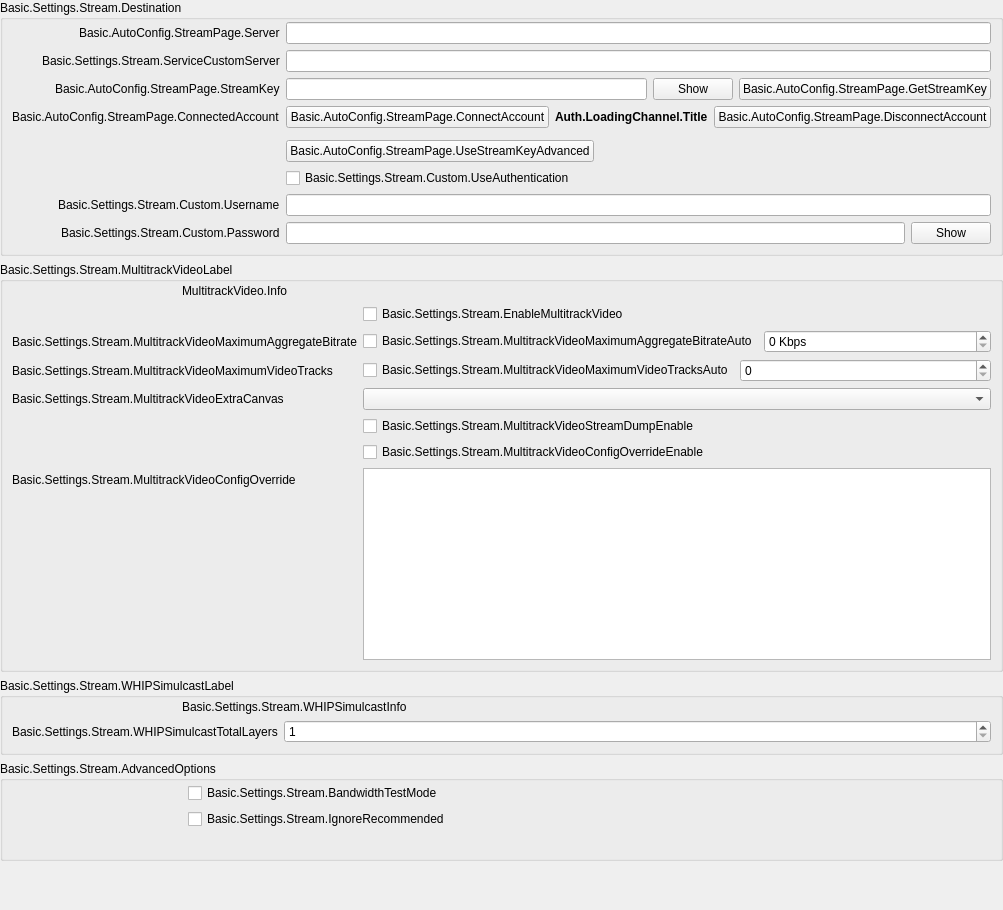
            <widget class="QWidget" name="streamKeyPage">
             <property name="geometry">
              <rect>
               <x>0</x>
               <y>0</y>
               <width>987</width>
               <height>910</height>
              </rect>
             </property>
             <layout class="QVBoxLayout" name="streamkeyPageLayout">
              <property name="leftMargin">
               <number>0</number>
              </property>
              <property name="topMargin">
               <number>0</number>
              </property>
              <property name="rightMargin">
               <number>0</number>
              </property>
              <property name="bottomMargin">
               <number>0</number>
              </property>
              <item>
               <widget class="QGroupBox" name="destinationGroupBox">
                <property name="title">
                 <string>Basic.Settings.Stream.Destination</string>
                </property>
                <layout class="QFormLayout" name="destinationLayout">
                 <property name="fieldGrowthPolicy">
                  <enum>QFormLayout::FieldGrowthPolicy::AllNonFixedFieldsGrow</enum>
                 </property>
                 <property name="labelAlignment">
                  <set>Qt::AlignmentFlag::AlignRight|Qt::AlignmentFlag::AlignTrailing|Qt::AlignmentFlag::AlignVCenter</set>
                 </property>
                 <property name="leftMargin">
                  <number>9</number>
                 </property>
                 <property name="topMargin">
                  <number>2</number>
                 </property>
                 <property name="rightMargin">
                  <number>9</number>
                 </property>
                 <property name="bottomMargin">
                  <number>9</number>
                 </property>
                 <item row="0" column="0">
                  <widget class="QLabel" name="serverLabel">
                   <property name="text">
                    <string>Basic.AutoConfig.StreamPage.Server</string>
                   </property>
                  </widget>
                 </item>
                 <item row="0" column="1">
                  <widget class="QStackedWidget" name="serverStackedWidget">
                   <property name="sizePolicy">
                    <sizepolicy hsizetype="Preferred" vsizetype="Maximum">
                     <horstretch>0</horstretch>
                     <verstretch>0</verstretch>
                    </sizepolicy>
                   </property>
                   <property name="currentIndex">
                    <number>1</number>
                   </property>
                   <widget class="QWidget" name="servicePage">
                    <layout class="QHBoxLayout" name="horizontalLayout_21">
                     <property name="leftMargin">
                      <number>0</number>
                     </property>
                     <property name="topMargin">
                      <number>0</number>
                     </property>
                     <property name="rightMargin">
                      <number>0</number>
                     </property>
                     <property name="bottomMargin">
                      <number>0</number>
                     </property>
                     <item>
                      <widget class="QComboBox" name="server"/>
                     </item>
                    </layout>
                   </widget>
                   <widget class="QWidget" name="customPage">
                    <layout class="QHBoxLayout" name="horizontalLayout_22">
                     <property name="leftMargin">
                      <number>0</number>
                     </property>
                     <property name="topMargin">
                      <number>0</number>
                     </property>
                     <property name="rightMargin">
                      <number>0</number>
                     </property>
                     <property name="bottomMargin">
                      <number>0</number>
                     </property>
                     <item>
                      <widget class="QLineEdit" name="customServer"/>
                     </item>
                    </layout>
                   </widget>
                  </widget>
                 </item>
                 <item row="1" column="0">
                  <widget class="QLabel" name="serviceCustomServerLabel">
                   <property name="text">
                    <string>Basic.Settings.Stream.ServiceCustomServer</string>
                   </property>
                   <property name="buddy">
                    <cstring>serviceCustomServer</cstring>
                   </property>
                  </widget>
                 </item>
                 <item row="1" column="1">
                  <widget class="QLineEdit" name="serviceCustomServer"/>
                 </item>
                 <item row="2" column="0">
                  <widget class="QLabel" name="streamKeyLabel">
                   <property name="text">
                    <string>Basic.AutoConfig.StreamPage.StreamKey</string>
                   </property>
                   <property name="openExternalLinks">
                    <bool>true</bool>
                   </property>
                   <property name="buddy">
                    <cstring>key</cstring>
                   </property>
                  </widget>
                 </item>
                 <item row="2" column="1">
                  <widget class="QFrame" name="streamKeyWidget">
                   <layout class="QHBoxLayout" name="horizontalLayout_11">
                    <property name="leftMargin">
                     <number>0</number>
                    </property>
                    <property name="topMargin">
                     <number>0</number>
                    </property>
                    <property name="rightMargin">
                     <number>0</number>
                    </property>
                    <property name="bottomMargin">
                     <number>0</number>
                    </property>
                    <item>
                     <widget class="QLineEdit" name="key">
                      <property name="inputMask">
                       <string notr="true"/>
                      </property>
                      <property name="text">
                       <string notr="true"/>
                      </property>
                      <property name="echoMode">
                       <enum>QLineEdit::EchoMode::Password</enum>
                      </property>
                     </widget>
                    </item>
                    <item>
                     <widget class="QPushButton" name="show">
                      <property name="text">
                       <string>Show</string>
                      </property>
                     </widget>
                    </item>
                    <item>
                     <widget class="UrlPushButton" name="getStreamKeyButton">
                      <property name="toolTip">
                       <string/>
                      </property>
                      <property name="toolTipDuration">
                       <number>-4</number>
                      </property>
                      <property name="text">
                       <string>Basic.AutoConfig.StreamPage.GetStreamKey</string>
                      </property>
                     </widget>
                    </item>
                   </layout>
                  </widget>
                 </item>
                 <item row="3" column="0">
                  <widget class="QLabel" name="connectedAccountLabel">
                   <property name="text">
                    <string>Basic.AutoConfig.StreamPage.ConnectedAccount</string>
                   </property>
                  </widget>
                 </item>
                 <item row="3" column="1">
                  <layout class="QHBoxLayout" name="horizontalLayout_15">
                   <item>
                    <widget class="QPushButton" name="connectAccount2">
                     <property name="cursor">
                      <cursorShape>PointingHandCursor</cursorShape>
                     </property>
                     <property name="text">
                      <string>Basic.AutoConfig.StreamPage.ConnectAccount</string>
                     </property>
                    </widget>
                   </item>
                   <item>
                    <widget class="QLabel" name="connectedAccountText">
                     <property name="styleSheet">
                      <string notr="true">font-weight: bold</string>
                     </property>
                     <property name="text">
                      <string>Auth.LoadingChannel.Title</string>
                     </property>
                    </widget>
                   </item>
                   <item>
                    <widget class="QPushButton" name="disconnectAccount">
                     <property name="text">
                      <string>Basic.AutoConfig.StreamPage.DisconnectAccount</string>
                     </property>
                    </widget>
                   </item>
                   <item>
                    <spacer name="horizontalSpacer_19">
                     <property name="orientation">
                      <enum>Qt::Orientation::Horizontal</enum>
                     </property>
                     <property name="sizeHint" stdset="0">
                      <size>
                       <width>40</width>
                       <height>20</height>
                      </size>
                     </property>
                    </spacer>
                   </item>
                  </layout>
                 </item>
                 <item row="4" column="0">
                  <spacer name="horizontalSpacer_18">
                   <property name="orientation">
                    <enum>Qt::Orientation::Horizontal</enum>
                   </property>
                   <property name="sizeHint" stdset="0">
                    <size>
                     <width>170</width>
                     <height>0</height>
                    </size>
                   </property>
                  </spacer>
                 </item>
                 <item row="5" column="1">
                  <layout class="QHBoxLayout" name="horizontalLayout_28">
                   <item>
                    <widget class="QPushButton" name="useStreamKeyAdv">
                     <property name="text">
                      <string>Basic.AutoConfig.StreamPage.UseStreamKeyAdvanced</string>
                     </property>
                    </widget>
                   </item>
                   <item>
                    <spacer name="horizontalSpacer_28">
                     <property name="orientation">
                      <enum>Qt::Orientation::Horizontal</enum>
                     </property>
                     <property name="sizeHint" stdset="0">
                      <size>
                       <width>40</width>
                       <height>0</height>
                      </size>
                     </property>
                    </spacer>
                   </item>
                  </layout>
                 </item>
                 <item row="6" column="1">
                  <widget class="QCheckBox" name="useAuth">
                   <property name="text">
                    <string>Basic.Settings.Stream.Custom.UseAuthentication</string>
                   </property>
                  </widget>
                 </item>
                 <item row="7" column="0">
                  <widget class="QLabel" name="authUsernameLabel">
                   <property name="text">
                    <string>Basic.Settings.Stream.Custom.Username</string>
                   </property>
                   <property name="buddy">
                    <cstring>authUsername</cstring>
                   </property>
                  </widget>
                 </item>
                 <item row="7" column="1">
                  <widget class="QLineEdit" name="authUsername"/>
                 </item>
                 <item row="8" column="0">
                  <widget class="QLabel" name="authPwLabel">
                   <property name="text">
                    <string>Basic.Settings.Stream.Custom.Password</string>
                   </property>
                   <property name="buddy">
                    <cstring>authPw</cstring>
                   </property>
                  </widget>
                 </item>
                 <item row="8" column="1">
                  <widget class="QFrame" name="authPwWidget">
                   <layout class="QHBoxLayout" name="horizontalLayout_25">
                    <property name="leftMargin">
                     <number>0</number>
                    </property>
                    <property name="topMargin">
                     <number>0</number>
                    </property>
                    <property name="rightMargin">
                     <number>0</number>
                    </property>
                    <property name="bottomMargin">
                     <number>0</number>
                    </property>
                    <item>
                     <widget class="QLineEdit" name="authPw">
                      <property name="echoMode">
                       <enum>QLineEdit::EchoMode::Password</enum>
                      </property>
                     </widget>
                    </item>
                    <item>
                     <widget class="QPushButton" name="authPwShow">
                      <property name="text">
                       <string>Show</string>
                      </property>
                     </widget>
                    </item>
                   </layout>
                  </widget>
                 </item>
                </layout>
               </widget>
              </item>
              <item>
               <widget class="QGroupBox" name="multitrackVideoGroupBox">
                <property name="title">
                 <string>Basic.Settings.Stream.MultitrackVideoLabel</string>
                </property>
                <layout class="QVBoxLayout" name="verticalLayout_34">
                 <property name="leftMargin">
                  <number>9</number>
                 </property>
                 <property name="topMargin">
                  <number>2</number>
                 </property>
                 <property name="rightMargin">
                  <number>9</number>
                 </property>
                 <property name="bottomMargin">
                  <number>9</number>
                 </property>
                 <item>
                  <layout class="QHBoxLayout" name="horizontalLayout_12">
                   <item>
                    <spacer name="horizontalSpacer_31">
                     <property name="orientation">
                      <enum>Qt::Orientation::Horizontal</enum>
                     </property>
                     <property name="sizeType">
                      <enum>QSizePolicy::Policy::Fixed</enum>
                     </property>
                     <property name="sizeHint" stdset="0">
                      <size>
                       <width>170</width>
                       <height>10</height>
                      </size>
                     </property>
                    </spacer>
                   </item>
                   <item>
                    <widget class="QLabel" name="multitrackVideoInfo">
                     <property name="text">
                      <string>MultitrackVideo.Info</string>
                     </property>
                     <property name="textFormat">
                      <enum>Qt::TextFormat::RichText</enum>
                     </property>
                     <property name="wordWrap">
                      <bool>true</bool>
                     </property>
                     <property name="openExternalLinks">
                      <bool>true</bool>
                     </property>
                    </widget>
                   </item>
                  </layout>
                 </item>
                 <item>
                  <layout class="QFormLayout" name="formLayout_27">
                   <property name="fieldGrowthPolicy">
                    <enum>QFormLayout::FieldGrowthPolicy::AllNonFixedFieldsGrow</enum>
                   </property>
                   <item row="0" column="0">
                    <spacer name="horizontalSpacer_30">
                     <property name="orientation">
                      <enum>Qt::Orientation::Horizontal</enum>
                     </property>
                     <property name="sizeType">
                      <enum>QSizePolicy::Policy::Fixed</enum>
                     </property>
                     <property name="sizeHint" stdset="0">
                      <size>
                       <width>170</width>
                       <height>10</height>
                      </size>
                     </property>
                    </spacer>
                   </item>
                   <item row="0" column="1">
                    <widget class="QCheckBox" name="enableMultitrackVideo">
                     <property name="text">
                      <string>Basic.Settings.Stream.EnableMultitrackVideo</string>
                     </property>
                    </widget>
                   </item>
                   <item row="1" column="0">
                    <widget class="QLabel" name="multitrackVideoMaximumAggregateBitrateLabel">
                     <property name="text">
                      <string>Basic.Settings.Stream.MultitrackVideoMaximumAggregateBitrate</string>
                     </property>
                    </widget>
                   </item>
                   <item row="1" column="1">
                    <layout class="QHBoxLayout" name="horizontalLayout_31" stretch="0,0">
                     <item>
                      <widget class="QCheckBox" name="multitrackVideoMaximumAggregateBitrateAuto">
                       <property name="text">
                        <string>Basic.Settings.Stream.MultitrackVideoMaximumAggregateBitrateAuto</string>
                       </property>
                      </widget>
                     </item>
                     <item>
                      <widget class="QSpinBox" name="multitrackVideoMaximumAggregateBitrate">
                       <property name="sizePolicy">
                        <sizepolicy hsizetype="MinimumExpanding" vsizetype="Fixed">
                         <horstretch>0</horstretch>
                         <verstretch>0</verstretch>
                        </sizepolicy>
                       </property>
                       <property name="suffix">
                        <string notr="true"> Kbps</string>
                       </property>
                       <property name="minimum">
                        <number>0</number>
                       </property>
                       <property name="maximum">
                        <number>1000000</number>
                       </property>
                       <property name="singleStep">
                        <number>50</number>
                       </property>
                       <property name="value">
                        <number>0</number>
                       </property>
                      </widget>
                     </item>
                    </layout>
                   </item>
                   <item row="2" column="0">
                    <widget class="QLabel" name="multitrackVideoMaximumVideoTracksLabel">
                     <property name="text">
                      <string>Basic.Settings.Stream.MultitrackVideoMaximumVideoTracks</string>
                     </property>
                    </widget>
                   </item>
                   <item row="2" column="1">
                    <layout class="QHBoxLayout" name="horizontalLayout_32" stretch="0,0">
                     <item>
                      <widget class="QCheckBox" name="multitrackVideoMaximumVideoTracksAuto">
                       <property name="sizePolicy">
                        <sizepolicy hsizetype="Minimum" vsizetype="Fixed">
                         <horstretch>0</horstretch>
                         <verstretch>0</verstretch>
                        </sizepolicy>
                       </property>
                       <property name="text">
                        <string>Basic.Settings.Stream.MultitrackVideoMaximumVideoTracksAuto</string>
                       </property>
                      </widget>
                     </item>
                     <item>
                      <widget class="QSpinBox" name="multitrackVideoMaximumVideoTracks">
                       <property name="sizePolicy">
                        <sizepolicy hsizetype="MinimumExpanding" vsizetype="Fixed">
                         <horstretch>0</horstretch>
                         <verstretch>0</verstretch>
                        </sizepolicy>
                       </property>
                       <property name="minimum">
                        <number>0</number>
                       </property>
                       <property name="maximum">
                        <number>100</number>
                       </property>
                       <property name="value">
                        <number>0</number>
                       </property>
                      </widget>
                     </item>
                    </layout>
                   </item>
                   <item row="3" column="1">
                    <widget class="QComboBox" name="multitrackVideoAdditionalCanvas">
                     <property name="placeholderText">
                      <string>None</string>
                     </property>
                    </widget>
                   </item>
                   <item row="4" column="0">
                    <spacer name="horizontalSpacer_32">
                     <property name="orientation">
                      <enum>Qt::Orientation::Horizontal</enum>
                     </property>
                     <property name="sizeType">
                      <enum>QSizePolicy::Policy::Fixed</enum>
                     </property>
                     <property name="sizeHint" stdset="0">
                      <size>
                       <width>170</width>
                       <height>10</height>
                      </size>
                     </property>
                    </spacer>
                   </item>
                   <item row="4" column="1">
                    <widget class="QCheckBox" name="multitrackVideoStreamDumpEnable">
                     <property name="text">
                      <string>Basic.Settings.Stream.MultitrackVideoStreamDumpEnable</string>
                     </property>
                    </widget>
                   </item>
                   <item row="5" column="1">
                    <widget class="QCheckBox" name="multitrackVideoConfigOverrideEnable">
                     <property name="text">
                      <string>Basic.Settings.Stream.MultitrackVideoConfigOverrideEnable</string>
                     </property>
                    </widget>
                   </item>
                   <item row="6" column="0">
                    <widget class="QLabel" name="multitrackVideoConfigOverrideLabel">
                     <property name="text">
                      <string>Basic.Settings.Stream.MultitrackVideoConfigOverride</string>
                     </property>
                    </widget>
                   </item>
                   <item row="6" column="1">
                    <widget class="QPlainTextEdit" name="multitrackVideoConfigOverride">
                     <property name="sizePolicy">
                      <sizepolicy hsizetype="Expanding" vsizetype="Expanding">
                       <horstretch>0</horstretch>
                       <verstretch>0</verstretch>
                      </sizepolicy>
                     </property>
                    </widget>
                   </item>
                   <item row="3" column="0">
                    <widget class="QLabel" name="multitrackVideoAdditionalCanvasLabel">
                     <property name="text">
                      <string>Basic.Settings.Stream.MultitrackVideoExtraCanvas</string>
                     </property>
                    </widget>
                   </item>
                  </layout>
                 </item>
                </layout>
               </widget>
              </item>
              <item>
               <widget class="QGroupBox" name="whipSimulcastGroupBox">
                <property name="title">
                 <string>Basic.Settings.Stream.WHIPSimulcastLabel</string>
                </property>
                <layout class="QVBoxLayout" name="verticalLayout_36">
                 <property name="leftMargin">
                  <number>9</number>
                 </property>
                 <property name="topMargin">
                  <number>2</number>
                 </property>
                 <property name="rightMargin">
                  <number>9</number>
                 </property>
                 <property name="bottomMargin">
                  <number>9</number>
                 </property>
                 <item>
                  <layout class="QHBoxLayout" name="horizontalLayout_33">
                   <item>
                    <spacer name="horizontalSpacer_33">
                     <property name="orientation">
                      <enum>Qt::Orientation::Horizontal</enum>
                     </property>
                     <property name="sizeType">
                      <enum>QSizePolicy::Policy::Fixed</enum>
                     </property>
                     <property name="sizeHint" stdset="0">
                      <size>
                       <width>170</width>
                       <height>10</height>
                      </size>
                     </property>
                    </spacer>
                   </item>
                   <item>
                    <widget class="QLabel" name="whipSimulcastInfo">
                     <property name="text">
                      <string>Basic.Settings.Stream.WHIPSimulcastInfo</string>
                     </property>
                     <property name="textFormat">
                      <enum>Qt::TextFormat::RichText</enum>
                     </property>
                     <property name="wordWrap">
                      <bool>true</bool>
                     </property>
                     <property name="openExternalLinks">
                      <bool>true</bool>
                     </property>
                    </widget>
                   </item>
                  </layout>
                 </item>
                 <item>
                  <layout class="QFormLayout" name="formLayout_39">
                   <property name="fieldGrowthPolicy">
                    <enum>QFormLayout::FieldGrowthPolicy::AllNonFixedFieldsGrow</enum>
                   </property>
                   <item row="1" column="0">
                    <widget class="QLabel" name="whipSimulcastTotalLayersLabel">
                     <property name="minimumSize">
                      <size>
                       <width>170</width>
                       <height>0</height>
                      </size>
                     </property>
                     <property name="text">
                      <string>Basic.Settings.Stream.WHIPSimulcastTotalLayers</string>
                     </property>
                    </widget>
                   </item>
                   <item row="1" column="1">
                    <layout class="QHBoxLayout" name="horizontalLayout_35" stretch="0">
                     <item>
                      <widget class="QSpinBox" name="whipSimulcastTotalLayers">
                       <property name="minimum">
                        <number>1</number>
                       </property>
                       <property name="maximum">
                        <number>4</number>
                       </property>
                       <property name="value">
                        <number>1</number>
                       </property>
                      </widget>
                     </item>
                    </layout>
                   </item>
                  </layout>
                 </item>
                </layout>
               </widget>
              </item>
              <item>
               <widget class="QGroupBox" name="serviceAdvancedOptionsGroupBox">
                <property name="title">
                 <string>Basic.Settings.Stream.AdvancedOptions</string>
                </property>
                <layout class="QFormLayout" name="serviceAdvancedOptionsLayout">
                 <property name="fieldGrowthPolicy">
                  <enum>QFormLayout::FieldGrowthPolicy::AllNonFixedFieldsGrow</enum>
                 </property>
                 <property name="labelAlignment">
                  <set>Qt::AlignmentFlag::AlignRight|Qt::AlignmentFlag::AlignTrailing|Qt::AlignmentFlag::AlignVCenter</set>
                 </property>
                 <property name="leftMargin">
                  <number>9</number>
                 </property>
                 <property name="topMargin">
                  <number>2</number>
                 </property>
                 <property name="rightMargin">
                  <number>9</number>
                 </property>
                 <property name="bottomMargin">
                  <number>9</number>
                 </property>
                 <!-- QCi: rows for twitchAddonLabel / twitchAddonDropdown (the BTTV / FrankerFaceZ
                      chat-addon picker) removed; remaining rows renumbered from 0. -->
                 <item row="0" column="0">
                  <spacer name="horizontalSpacer_18_1">
                   <property name="orientation">
                    <enum>Qt::Orientation::Horizontal</enum>
                   </property>
                   <property name="sizeHint" stdset="0">
                    <size>
                     <width>170</width>
                     <height>0</height>
                    </size>
                   </property>
                  </spacer>
                 </item>
                 <item row="0" column="1">
                  <widget class="QCheckBox" name="bandwidthTestEnable">
                   <property name="text">
                    <string>Basic.Settings.Stream.BandwidthTestMode</string>
                   </property>
                  </widget>
                 </item>
                 <item row="1" column="1">
                  <widget class="QCheckBox" name="ignoreRecommended">
                   <property name="text">
                    <string>Basic.Settings.Stream.IgnoreRecommended</string>
                   </property>
                  </widget>
                 </item>
                 <item row="2" column="1">
                  <widget class="QLabel" name="enforceSettingsLabel">
                   <property name="text">
                    <string notr="true"/>
                   </property>
                   <property name="textFormat">
                    <enum>Qt::TextFormat::RichText</enum>
                   </property>
                   <property name="openExternalLinks">
                    <bool>true</bool>
                   </property>
                  </widget>
                 </item>
                </layout>
               </widget>
              </item>
              <item>
               <spacer name="verticalSpacer_12">
                <property name="orientation">
                 <enum>Qt::Orientation::Vertical</enum>
                </property>
                <property name="sizeHint" stdset="0">
                 <size>
                  <width>20</width>
                  <height>0</height>
                 </size>
                </property>
               </spacer>
              </item>
             </layout>
            </widget>
